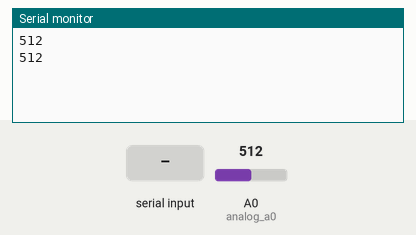
Bench run of a sketch on a simulated Arduino Uno, built with avr-gcc and run on an emulated ATmega328P. On the bench: the last lines printed to the serial monitor. The test bench sets the inputs (shaded band); at power-on: A0 (analog_a0) = 512.

Above: at 1.2 s.
1.3 s: A0 (analog_a0) set to 490
At 2.5 s:
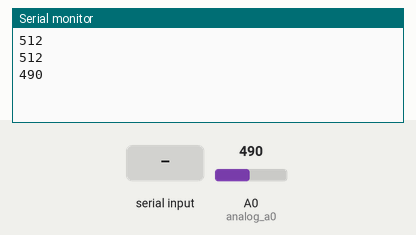
2.8 s: "1" received over the second serial link
At 3.5 s:
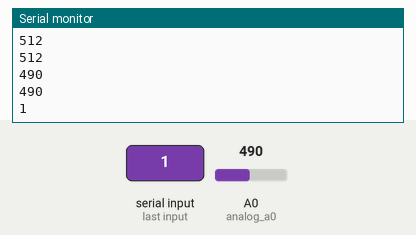
4.3 s: "0" received over the second serial link
At 5.6 s:
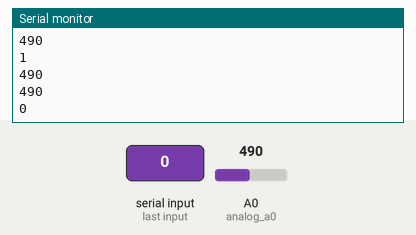
5.8 s: A0 (analog_a0) set to 510
At 6.8 s:
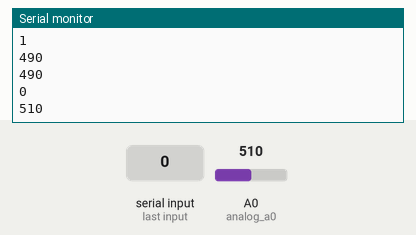
Timing chart, 0 to 8.3 s (numbered marks = the images above; inputs shaded):
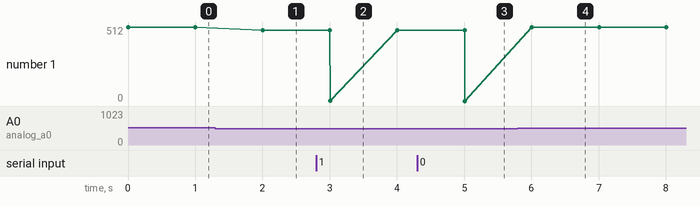

The sketch:

Client.ino
```cpp
#include <SoftwareSerial.h>

SoftwareSerial mySerial(2, 3); //블루투스의 Tx, Rx핀을 2번 3번핀으로 설정
int analog_a0 = A0;

void setup() {
  Serial.begin(9600);
  while (!Serial) {
    ;
  }

  //블루투스와 아두이노의 통신속도를 9600으로 설정
  mySerial.begin(9600);
}

void loop() { //코드를 무한반복합니다.

  Serial.println(analogRead(analog_a0));

  if(analogRead(analog_a0) < 500){

    mySerial.write("a");

  }
  else if(analogRead(analog_a0) > 600){

    mySerial.write("b");

  }

  if (mySerial.available()) { //블루투스에서 넘어온 데이터가 있다면
    Serial.write(mySerial.read()); //시리얼모니터에 데이터를 출력
  }

  if (Serial.available()) {    //시리얼모니터에 입력된 데이터가 있다면
    mySerial.write(Serial.read());  //블루투스를 통해 입력된 데이터 전달
  }

  Serial.println();


   delay(1000);
}
```

Measured:
- after the input at 1.3 s, the serial monitor: prints a new line after 0.70 s (image 1)
- after the input at 2.8 s, the serial monitor: prints a new line after 0.21 s (image 2)
- after the input at 4.3 s, the serial monitor: prints a new line after 0.71 s (image 3)
- after the input at 5.8 s, the serial monitor: prints a new line after 0.21 s (image 4)
- plotted number 1: 512 → 490 after the input at 1.3 s, 490 → 0 after the input at 4.3 s, 0 → 510 after the input at 5.8 s
